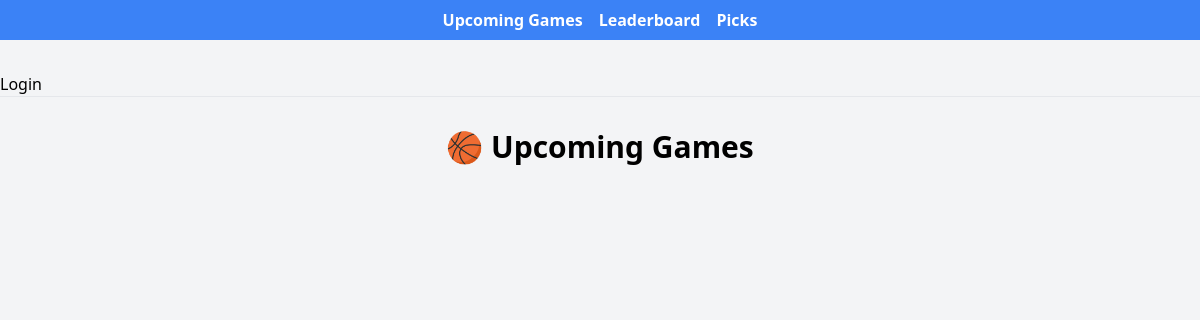
The app's page /, older data.
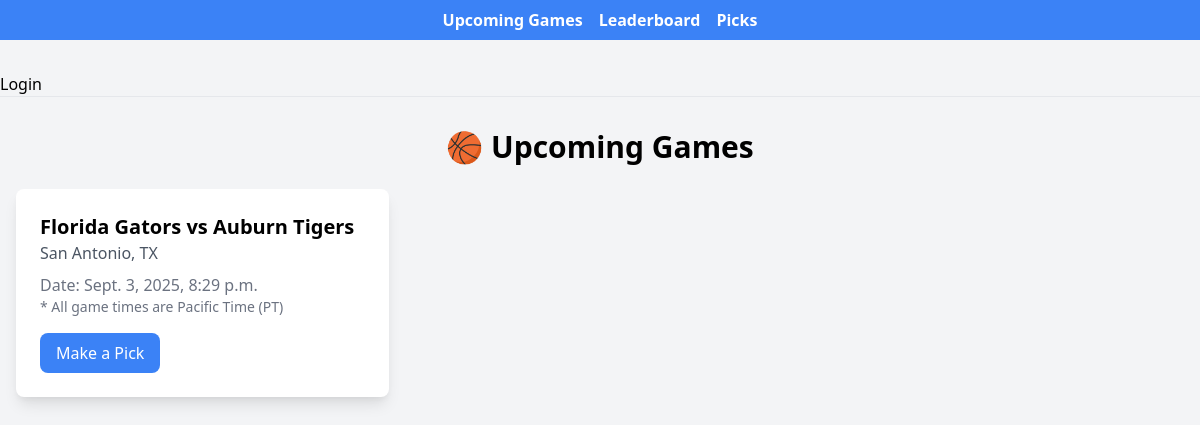
The same page, newer data.
### picks/models.py (models this page shows, shortened)
class Game(models.Model):
    home_team = models.ForeignKey(Team, related_name="home_games", on_delete=models.CASCADE)
    away_team = models.ForeignKey(Team, related_name="away_games", on_delete=models.CASCADE)
    game_time = models.DateTimeField()
    location = models.ForeignKey(Location, related_name="location", on_delete=models.CASCADE, blank=True, null=True)
    winner = models.ForeignKey(Team, related_name="won_games", on_delete=models.SET_NULL, blank=True, null=True)

class Team(models.Model):
    name = models.CharField(max_length=100, unique=True)
    conference = models.ForeignKey(Conference, on_delete=models.CASCADE, related_name="teams")
    logo_url = models.URLField(blank=True, null=True)  # optional field for logos later
    blank=True
    null=True
    class Meta:
        ordering = ["name"]

class Location(models.Model):
    city = models.CharField(max_length=100)
    state = models.CharField(
        max_length=2,
        choices=STATE_CHOICES,
        blank=True,
        null=True,
        help_text="Select if located in the United States."
    )
    country = models.CharField(
        max_length=2,
        choices=COUNTRIES,
        blank=True,
        null=True,
        help_text="Select if located outside the United States."
    )

### picks/views.py (the view)
# urls.py: path('', views.upcoming_games, name='upcoming-games'),
def upcoming_games(request):
    today = timezone.now()
    upcoming = Game.objects.filter(game_time__gt=today).order_by('game_time')
    return render(request, 'picks/upcoming_games.html', {'upcoming': upcoming})

### picks/templates/picks/upcoming_games.html
{% extends 'base.html' %}
{% block content %}
<div class="max-w-7xl mx-auto px-4 py-8">
    <h2 class="text-3xl font-bold text-center mb-6">🏀 Upcoming Games</h2>
    <div class="grid grid-cols-1 sm:grid-cols-2 lg:grid-cols-3 gap-6">
        {% for game in upcoming %}
            <div class="bg-white rounded-lg shadow-lg p-6">
                <h3 class="text-xl font-semibold">{{ game.home_team.name }} vs {{ game.away_team.name }}</h3>
                <p class="text-gray-600">{{ game.location.city }}, {{ game.location.state|default:'' }} {{ game.location.country|default:'' }}</p>
                <p class="text-gray-500 mt-2">Date: {{ game.game_time }}</p>
                <p class="text-sm text-gray-500">* All game times are Pacific Time (PT)</p>
                <a href="{% url 'my-picks' %}" class="mt-4 inline-block bg-blue-500 hover:bg-blue-700 text-white py-2 px-4 rounded-lg text-center">Make a Pick</a>
            </div>
        {% endfor %}
    </div>
</div>
{% endblock %}

### picks/templates/base.html (shortened to what this page needs)
<!DOCTYPE html>
<html lang="en">
<head>
    <link href="https://cdn.jsdelivr.net/npm/tailwindcss@2.2.19/dist/tailwind.min.css" rel="stylesheet">
</head>
<nav class="py-2 px-4 bg-blue-500">
    <ul class="flex justify-center space-x-4">
        <li><a href="{% url 'upcoming-games' %}" class="text-white font-semibold">Upcoming Games</a></li>
        <li><a href="{% url 'leaderboard' %}" class="text-white font-semibold">Leaderboard</a></li>
        <li><a href="{% url 'my-picks' %}" class="text-white font-semibold">Picks</a></li>
    </ul>
</nav>
<head><title>Basketball Picks</title></head>
<body class="bg-gray-100 font-sans leading-normal tracking-normal">
    {% if user.is_authenticated %}
    <p>Welcome, {{ user.username }} | <a href="{% url 'logout' %}">Logout</a></p>
    {% else %}
    <p><a href="{% url 'login' %}">Login</a></p>
    {% endif %}
    <hr>
    {% block content %}{% endblock %}
</body>
</html>

Row changes from the older to the newer data that the page shows:
added Game: home_team.name "Florida Gators", away_team.name "Auburn Tigers", location.city "San Antonio", location.state "TX", game_time "Sept. 3, 2025, 8:29 p.m."
